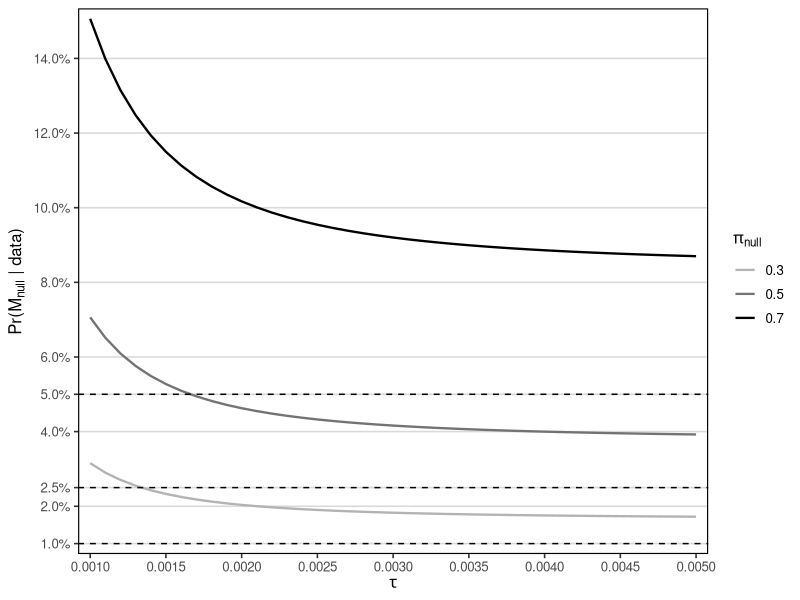

This figure's R source:
require("tidyverse", "ggplot2")

# ---- Read the data ----
library(tidyverse)
df <- read_csv("USA_INVESTMENT_MONTHLY_VW_CAP_1963_2024.csv",
               col_types = cols())

## Y: capped, value-weighted monthly returns of investment-theme portfolios on the U.S. market

## X: monthly series for the five Fama–French benchmark factors: MKT − RF, SMB, HML, RMW, and CMA.

## Anomaly performance metric: model-adjusted intercept (alpha/abnormal return)

# ---- Define sample windows ----
original_start <- 196307
original_end   <- 199407
replication_start  <- 199408
replication_end    <- 202412

# ---- Original-sample variables (7/1963 to 7/1994) ----
y_original <- df %>%
  filter(date >= original_start, date <= original_end) %>%
  pull(ret)

X_original <- df %>%
  filter(date >= original_start, date <= original_end) %>%
  select(Mkt_RF, SMB, HML, RMW, CMA)

# ---- Replication-sample variables (8/1994 to 12/2024) ----
y_replication <- df %>%
  filter(date >= replication_start, date <= replication_end) %>%
  pull(ret)

X_replication <- df %>%
  filter(date >= replication_start, date <= replication_end) %>%
  select(Mkt_RF, SMB, HML, RMW, CMA)

# ---- Posterior Inference ----
log_integrate <- function(f, lower, upper, rel.tol = 1e-12) {
  ## numerically integrate exp(log f) on a log scale
  g <- function(x) exp(f(x))        # recover the original scale for integrate
  stats::integrate(g, lower, upper, rel.tol = rel.tol)$value
}

posterior_null_prob <- function(y, X, pi_null = 0.5, tau = 1) {
  ## 1 — OLS estimates
  y <- as.vector(y);   X <- as.matrix(X)
  Xd <- cbind(1, X)                    # add intercept
  n  <- nrow(Xd);     p  <- ncol(Xd) - 1
  bh <- solve(crossprod(Xd), crossprod(Xd, y))
  resid <- y - Xd %*% bh
  df  <- n - p - 1
  s2  <- sum(resid^2) / df
  Vb  <- s2 * solve(crossprod(Xd))
  b0  <- as.numeric(bh[1]);      se0 <- sqrt(Vb[1,1])
  nu  <- df                      # Student-t df
  
  ## 2 — log-densities
  log_tdens  <- function(b) dt((b - b0)/se0, df = nu, log = TRUE) - log(se0)
  log_prior  <- function(b) log(2) + dnorm(b, sd = tau, log = TRUE)
  
  ## 3 — evidence on each half-line (log-sum-exp inside integrator)
  log_int_fun <- function(side) {
    function(b) log_tdens(b) + log_prior(b)          # log integrand
  }
  E0 <- pi_null * log_integrate(log_int_fun("neg"), -Inf, 0)
  E1 <- (1 - pi_null) * log_integrate(log_int_fun("pos"), 0,  Inf)
  
  ## 4 — posterior null probability
  post_M_null <- E0 / (E0 + E1)
  return(post_M_null)
}

## posterior null probability - original sample
posterior_null_prob(y=y_original, 
                    X=X_original, 
                    pi_null = 0.5,
                    tau=0.0041)
## [1] 5.796415e-16

## posterior null probability - replication sample
posterior_null_prob(y=y_replication, 
                    X=X_replication, 
                    pi_null = 0.7,
                    tau=0.0041)
## [1] 0.08838085

# ---- Sensitivity check for τ ---- 
## 1. Grid of τ values
tau_grid <- seq(from = 0.001, to = 0.005, by = 0.0001)

## 2. Vector of π_null values to examine
pi_null_grid <- c(0.30, 0.50, 0.70)

## 3. Evaluate Pr(M0 | data) for every (π_null, τ) pair
sensitivity_tau <- do.call(
  rbind,
  lapply(pi_null_grid, function(pp) {
    post_vals <- sapply(
      tau_grid,
      function(tt)
        posterior_null_prob(
          y   = y_replication,
          X   = X_replication,
          pi_null = pp,
          tau = tt
        )
    )
    data.frame(
      tau     = tau_grid,
      pi_null     = pp,
      post_M_null = post_vals
    )
  })
)

## 4. Inspect the combined data-frame
head(sensitivity_tau)
##      tau pi_null    post_M_null
## 1 0.0010 0.3 0.03154233
## 2 0.0011 0.3 0.02900435
## ...

## 'sensitivity_tau' now contains one row per τ–π_null combination
## with columns: tau, pi_null, post_M_null

## ---------------------------------------------------------------------------
## Function :  plot_sensitivity_tau
## Purpose  :  Overlay sensitivity curves of Pr(M0 | data) vs τ for
##             three prior weights (π_null = 0.3, 0.5, 0.7)
## ---------------------------------------------------------------------------
plot_sensitivity_tau <- function(df) {
  stopifnot(all(c("tau", "pi_null", "post_M_null") %in% names(df)))
  library(ggplot2)
  
  ## axis breaks (ensure 2.5 % and 1 % appear)
  pretty_y  <- scales::pretty_breaks(n = 6)(df$post_M_null)
  
  y_breaks <- sort(unique(c(scales::pretty_breaks(n = 6)(df$post_M_null),
                            0.05, 0.025, 0.01)))
  
  ggplot(df, aes(x = tau, y = post_M_null, colour = as.factor(pi_null))) +
    geom_line(linewidth = 0.8) +
    ## reference lines ------------------------------------------------------
  geom_hline(yintercept = 0.05,
             linetype   = "dashed",
             colour     = "black") +
    geom_hline(yintercept = 0.025,
               linetype   = "dashed",
               colour     = "black") +
    geom_hline(yintercept = 0.01,
               linetype   = "dashed",
               colour     = "black") +
    ## axes -----------------------------------------------------------------
  scale_y_continuous(
    breaks = y_breaks,
    labels = scales::percent_format(accuracy = 0.1),
    expand = expansion(mult = c(0.02, 0.02))
  ) +
    scale_x_continuous(
      breaks = scales::pretty_breaks(n = 6),
      expand = expansion(mult = c(0.02, 0.02))
    ) +
    ## legend & labels ------------------------------------------------------
  scale_colour_manual(
    values = c("0.3" = "grey70", "0.5" = "grey45", "0.7" = "black"),
    name   = expression(pi[null])
  ) +
    labs(
      x = expression(tau),
      y = expression("Pr(" * M[null] * " | data)")
    ) +
    ## theme ----------------------------------------------------------------
  theme_bw(base_size = 12) +
    theme(
      panel.border       = element_rect(colour = "black", fill = NA, linewidth = 0.8),
      panel.grid.major.y = element_line(colour = "grey85"),
      panel.grid.major.x = element_blank(),
      panel.grid.minor   = element_blank(),
      plot.title         = element_text(face = "bold"),
      legend.position    = "right"
    )
}

Figure2 <- plot_sensitivity_tau(sensitivity_tau)
print(Figure2)
